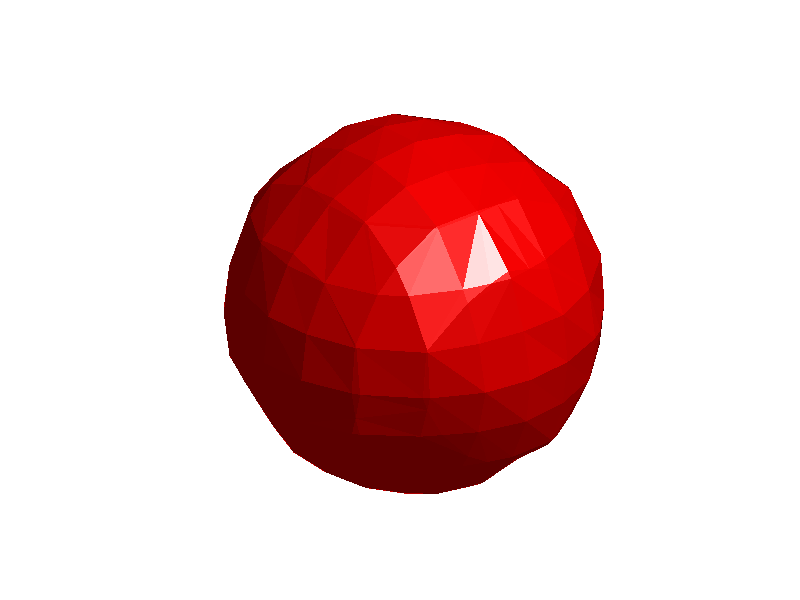

MATLAB code to generate this figure: (Note: this script raises an error after producing the figure.)
%% Tessellation and Interpolation of Scattered Data
% This demo describes convex hulls, Delaunay tessellations, and Voronoi diagrams
% in 3 dimensions.  It also shows how to interpolate three-dimensional scattered
% data.
%
% Copyright 1984-2002 The MathWorks, Inc.
% $Revision: 1.6 $  $Date: 2002/04/15 03:36:53 $

%%
% Many applications in science, engineering, statistics, and mathematics use
% structures like convex hulls, Delaunay tessellations and Voronoi diagrams for
% analyzing data.  MATLAB enables you to geometrically analyze data sets in any
% dimension.
%
% Here, in 3 dimensions, we show a set of 50 points with its convex hull.

% Create the data.
n = 50;
X = randn(n,3); 
% Plot the points.
plot3(X(:,1),X(:,2),X(:,3),'ko','markerfacecolor','k');
% Compute the convex hull.
C = convhulln(X);
% Plot the convex hull.
hold on
for i = 1:size(C,1)
   j = C(i,[1 2 3 1]);
   patch(X(j,1),X(j,2),X(j,3),rand,'FaceAlpha',0.6);
end
% Modify the view.
view(3), axis equal off tight vis3d; camzoom(1.2)
colormap(spring)

%%
% We can create a data set X of the 8 vertices of a cube plus its center.
%
% X is a 9-by-3 matrix where each row is the 3-D coordinates of one point.

% Create X.
X = zeros(8,3); 
X([5:8,11,12,15,16,18,20,22,24]) = 1; % Corners.
X(9,:) = [0.5 0.5 0.5]; % Center.
% Visualize X.
cla reset; hold on
d = [1 2 4 3 1 5 6 8 7 5 6 2 4 8 7 3];
plot3(X(d,1),X(d,2),X(d,3),'b:');
plot3(X(:,1),X(:,2),X(:,3),'b.','markersize',20);
t = text(X(:,1),X(:,2),X(:,3), num2str((1:9)'));
set(t,'VerticalAlignment','bottom','FontWeight','bold', 'FontSize',12);
view(3); axis equal tight off vis3d; camorbit(10,0);

%%
% The convex hull of a data set is the smallest convex region that contains the
% data set.  The convex hull of the cube data set X can be computed by
% CONVHULLN.
% 
% For this data set X, the convex hull has 12 facets, each corresponding to a
% row in K and plotted above with X.  The cube is transparent so that you can
% see all the facets and data points.

% Compute the convex hull.
tri = convhulln(X);
% Plot the data
cla reset;
plot3(X(:,1),X(:,2),X(:,3),'ko','markerfacecolor','k');
% Plot the convex hull.
for i = 1:size(tri,1)
  c = tri(i,[1 2 3 1]);
  patch(X(c,1),X(c,2),X(c,3),i,'FaceAlpha', 0.9);
end
% Modify the view.
view(3); axis equal tight off vis3d

%%
% A Delaunay tessellation in 3 dimensions is a set of tetrahedrons such that no
% data points are contained in any tetrahedron's circumsphere.  The Delaunay
% tessellation of the data set X can be computed by DELAUNAYN.
% 
% The 12 rows of T represent the 12 tetrahedrons that partition the data set X.

% Compute the delaunay tessellation.
tri = delaunayn(X);
% Plot the data.
plot3(X(:,1),X(:,2),X(:,3),'ko','markerfacecolor','k');
% Plot the tessellation.
for i = 1:size(tri,1)
  y = tri(i,[1 1 1 2; 2 2 3 3; 3 4 4 4]);
  x1 = reshape(X(y,1),3,4);
  x2 = reshape(X(y,2),3,4);
  x3 = reshape(X(y,3),3,4);
  patch(x1,x2,x3,(1:4)*i,'FaceAlpha',0.8);
end
% Modify the view.
view(3); axis equal tight off vis3d; camorbit(10,0)

%%
% A Voronoi diagram partitions the data space into polyhedral regions, with one
% region for each data point.  Anywhere within a region is closer to its data
% point than any other in the set.  The Voronoi diagram of the cube data set X
% can be computed by VORONOIN.
%
% V is the set of Voronoi vertices.  C represents the set of Voronoi regions.
% For our data set X, C has 9 Voronoi regions.  Here we show one Voronoi region,
% the region for the center point of the cube.

% Compute Voronoi diagram.
[c,v] = voronoin(X);
% Plot the data.
plot3(X(d,1),X(d,2),X(d,3),'b:.',X(9,1),X(9,2),X(9,3),'k.','markersize',20);
% Plot the Voronoi diagram.
nx = c(v{9},:);
tri = convhulln(nx);
for i = 1:size(tri,1)
   patch(nx(tri(i,:),1),nx(tri(i,:),2),nx(tri(i,:),3),rand,'FaceAlpha',0.8);
end
% Modify the view.
view(3); axis equal tight off vis3d; camzoom(1.5); camorbit(20,0)

%%
% GRIDDATAN interpolates multidimensional scattered data.  It uses DELAUNAYN to
% tessellate the data, and then interpolates based on the tessellation.  We
% start with a data set of 500 random points in 3 dimensions and compute the
% values of a function, the squared distance from the origin, at each of these
% points.

% Create the data.
n = 500;
X = 2*rand(n,3)-1;
v = sum(X.^2,2);
% Draw a picture to show how X is defined.
cla reset; hold on
plot3([0.02, 0.47],[0.02,0.57],[0.02,0.57],'k-','linewidth',2);
plot3(0,0,0,'bo','markerfacecolor','b');
cube = zeros(8,3);
cube([5:8,11,12,15,16,18,20,22,24]) = 1; % Corners
cube(9,:) = [0.5 0.5 0.5]; % Center.
plot3(cube(d,1),cube(d,2),cube(d,3),'r:');
plot3(0.5,0.6,0.6,'go','markerfacecolor','g');
text(0.02,-0.2,0,'the origin','fontsize',12,'fontweight','bold');
text(0.55,0.6,0.6,'a point in X','fontsize',12,'fontweight','bold');
text(0.28,0.3,0.35,'sqrt(v)','fontsize',12,'fontweight','bold');
view(3); axis equal tight off vis3d;
camorbit(20,-10);

%%
% With GRIDDATAN we can interpolate X and the values v over a grid X0 to get the
% function values v0 over this grid.
% 
% The black points are X and the red points are the grid X0.

% Grid the data.
d  = -0.8:0.2:0.8;
[x0,y0,z0] = meshgrid(d,d,d);
X0 = [x0(:) y0(:) z0(:)];
v0 = reshape(griddatan(X,v,X0),size(x0));
% Plot results.
cla reset; hold on;
plot3(X(:,1),X(:,2),X(:,3),'k+','markerfacecolor','k');
plot3(X0(:,1),X0(:,2),X0(:,3),'r.','markerfacecolor','r');
view(3); axis equal tight off vis3d; camzoom(1.6);

%%
% To visualize the surface at all points where the function takes on a constant
% value, we can use ISOSURFACE and ISONORMALS.  Since the function is the
% squared distance from the origin, the surface at a constant value is a sphere.


c = 0.6;  % constant value
cla reset; hold on;
h = patch(isosurface(x0,y0,z0,v0,c),'FaceColor','red','EdgeColor','none');
isonormals(x0,y0,z0,v0,h);
view(3); axis equal tight off vis3d; camzoom(1.6); camlight; lighting phong

%%
% With more data points in X and a denser grid X0, the sphere is smoother but
% takes longer to compute.
% 
% Here is a precomputed sphere generated using 5000 data points in X and a
% distance between gridpoints of 0.05.

% Load saved results.
load qhulldemo
cla reset; hold on
d = -0.8:0.05:0.8;
[x0,y0,z0] = meshgrid(d,d,d);
h = patch(isosurface(x0,y0,z0,v0,0.6));
isonormals(x0,y0,z0,v0,h);
set(h,'FaceColor','red','EdgeColor','none');
view(3); axis equal tight off vis3d; camzoom(1.6)
camlight; lighting phong
